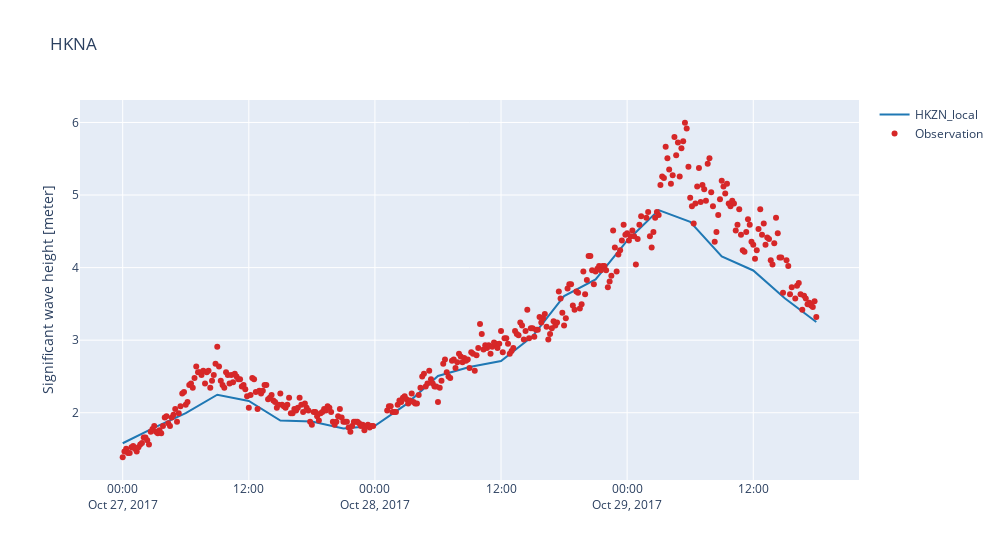

Notebook code cell kept with this figure:
### Code cell
cc["HKNA"].plot.timeseries(width=1000, backend="plotly")

### Figure 1 — Plotly figure (JSON) as saved in the notebook; plotly's stock layout.template omitted (floating-point values rounded to 4 significant figures; data arrays with more than 128 entries replaced by an {"elided": "..."} marker saying what was removed)
{"data": [{"line": {"color": "#1f78b4"}, "name": "HKZN_local", "type": "scatter", "x": ["2017-10-27T00:00:00", "2017-10-27T03:00:00", "2017-10-27T06:00:00", "2017-10-27T09:00:00", "2017-10-27T12:00:00", "2017-10-27T15:00:00", "2017-10-27T18:00:00", "2017-10-27T21:00:00", "2017-10-28T00:00:00", "2017-10-28T03:00:00", "2017-10-28T06:00:00", "2017-10-28T09:00:00", "2017-10-28T12:00:00", "2017-10-28T15:00:00", "2017-10-28T18:00:00", "2017-10-28T21:00:00", "2017-10-29T00:00:00", "2017-10-29T03:00:00", "2017-10-29T06:00:00", "2017-10-29T09:00:00", "2017-10-29T12:00:00", "2017-10-29T15:00:00", "2017-10-29T18:00:00"], "y": [1.58, 1.795, 1.993, 2.248, 2.162, 1.893, 1.881, 1.782, 1.82, 2.119, 2.506, 2.63, 2.713, 3.053, 3.607, 3.837, 4.371, 4.792, 4.63, 4.153, 3.961, 3.578, 3.25]}, {"marker": {"color": "#d62728"}, "mode": "markers", "name": "Observation", "type": "scatter", "x": {"elided": "386 str values"}, "y": {"elided": "386 float values"}}], "layout": {"title": {"text": "HKNA"}, "width": 1000, "yaxis": {"title": {"text": "Significant wave height [meter]"}}}}
